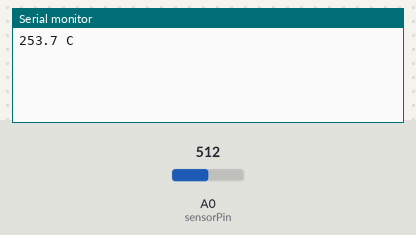
Bench run of a sketch on a simulated Arduino Uno, built with avr-gcc and run on an emulated ATmega328P. Parts: the last lines printed to the serial monitor. Inputs (shaded band) come from the test bench; at power-on: A0 (sensorPin) = 512.

Above: at 1.2 s.
1.3 s: A0 (sensorPin) set to 716
At 2.7 s:
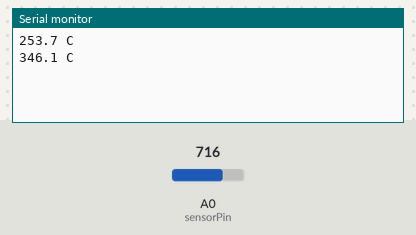
2.8 s: A0 (sensorPin) set to 900
At 4.2 s:
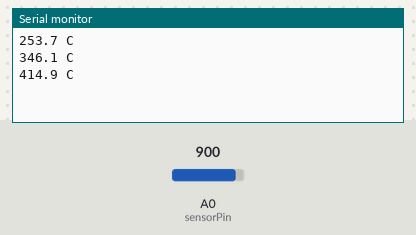
Timing chart, 0 to 5.8 s (numbered marks = the images above; inputs shaded):
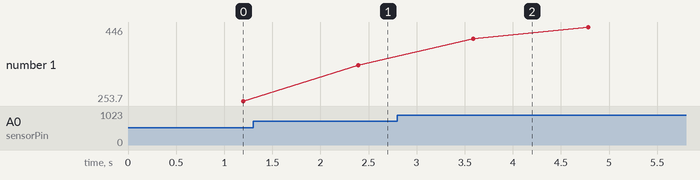

Measured:
- after the input at 1.3 s, the serial monitor: prints a new line after 1.1 s (image 1)
- after the input at 2.8 s, the serial monitor: prints a new line after 0.79 s (image 2)
- plotted number 1: 253.7 → 346.1 after the input at 1.3 s, 346.1 → 446 after the input at 2.8 s

The sketch:

Temperature_Sensor_Reader.ino
```cpp
int sensorPin = A0;
int sensorValue = 0;
int count = 0;
float celsiusTemp = 0;
int averaging = 1000;

void setup() {
  pinMode(sensorPin, INPUT);
  Serial.begin(9600);
}

void loop() {
  sensorValue = analogRead(sensorPin);
  float mV = (sensorValue/1023.0)*5070;
  celsiusTemp = celsiusTemp + mV/10;
  count++;
  if (count>=averaging) {
    count = 0;
    celsiusTemp = celsiusTemp/averaging;
    Serial.print(celsiusTemp,1);
    Serial.println(" C");
    celsiusTemp = 0;
  }
  delay(1);
}
```
